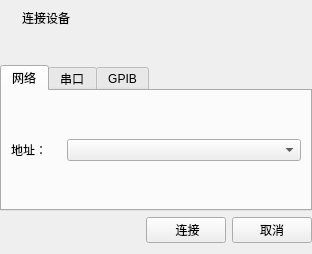
<?xml version="1.0" encoding="UTF-8"?>
<ui version="4.0">
 <class>ConnectDlg</class>
 <widget class="QDialog" name="ConnectDlg">
  <property name="geometry">
   <rect>
    <x>0</x>
    <y>0</y>
    <width>312</width>
    <height>236</height>
   </rect>
  </property>
  <property name="windowTitle">
   <string>Dialog</string>
  </property>
  <layout class="QGridLayout" name="gridLayout">
   <property name="leftMargin">
    <number>0</number>
   </property>
   <property name="topMargin">
    <number>0</number>
   </property>
   <property name="rightMargin">
    <number>0</number>
   </property>
   <item row="0" column="0">
    <widget class="QWidget" name="widget_title" native="true">
     <property name="maximumSize">
      <size>
       <width>16777215</width>
       <height>35</height>
      </size>
     </property>
     <layout class="QHBoxLayout" name="horizontalLayout_6">
      <item>
       <widget class="QLabel" name="lab_Ico">
        <property name="text">
         <string/>
        </property>
       </widget>
      </item>
      <item>
       <widget class="QLabel" name="label_9">
        <property name="text">
         <string>连接设备</string>
        </property>
       </widget>
      </item>
      <item>
       <spacer name="horizontalSpacer_3">
        <property name="orientation">
         <enum>Qt::Horizontal</enum>
        </property>
        <property name="sizeHint" stdset="0">
         <size>
          <width>488</width>
          <height>20</height>
         </size>
        </property>
       </spacer>
      </item>
     </layout>
    </widget>
   </item>
   <item row="1" column="0">
    <widget class="QLabel" name="label_Tip">
     <property name="font">
      <font>
       <family>宋体</family>
       <pointsize>10</pointsize>
       <weight>75</weight>
       <bold>true</bold>
      </font>
     </property>
     <property name="text">
      <string/>
     </property>
    </widget>
   </item>
   <item row="2" column="0">
    <widget class="QTabWidget" name="tabWidget">
     <property name="currentIndex">
      <number>0</number>
     </property>
     <widget class="QWidget" name="tab">
      <attribute name="title">
       <string>网络</string>
      </attribute>
      <layout class="QHBoxLayout" name="horizontalLayout_2">
       <item>
        <widget class="QLabel" name="label_2">
         <property name="maximumSize">
          <size>
           <width>50</width>
           <height>16777215</height>
          </size>
         </property>
         <property name="text">
          <string>地址：</string>
         </property>
        </widget>
       </item>
       <item>
        <widget class="QComboBox" name="comboBox_Net"/>
       </item>
      </layout>
     </widget>
     <widget class="QWidget" name="tab_3">
      <attribute name="title">
       <string>串口</string>
      </attribute>
      <layout class="QGridLayout" name="gridLayout_2">
       <item row="0" column="0">
        <widget class="QLabel" name="label_3">
         <property name="text">
          <string>端口号：</string>
         </property>
        </widget>
       </item>
       <item row="0" column="1">
        <widget class="QComboBox" name="comboBox_Com">
         <property name="enabled">
          <bool>true</bool>
         </property>
        </widget>
       </item>
       <item row="1" column="0">
        <widget class="QLabel" name="label_4">
         <property name="maximumSize">
          <size>
           <width>50</width>
           <height>16777215</height>
          </size>
         </property>
         <property name="text">
          <string>波特率：</string>
         </property>
        </widget>
       </item>
       <item row="1" column="1">
        <widget class="QComboBox" name="comboBox_Baud"/>
       </item>
      </layout>
     </widget>
     <widget class="QWidget" name="tab_2">
      <attribute name="title">
       <string>GPIB</string>
      </attribute>
      <layout class="QGridLayout" name="gridLayout_4">
       <item row="0" column="0">
        <widget class="QRadioButton" name="radioButton_Auto">
         <property name="text">
          <string>自动</string>
         </property>
         <property name="checked">
          <bool>true</bool>
         </property>
        </widget>
       </item>
       <item row="0" column="1">
        <widget class="QComboBox" name="comboBox_Gipb"/>
       </item>
       <item row="1" column="1">
        <widget class="QWidget" name="widget" native="true">
         <layout class="QGridLayout" name="gridLayout_3">
          <item row="0" column="0">
           <widget class="QLabel" name="label_5">
            <property name="text">
             <string>card：</string>
            </property>
           </widget>
          </item>
          <item row="0" column="1">
           <widget class="QLineEdit" name="lineEdit_CardAddr">
            <property name="toolTip">
             <string>0-2</string>
            </property>
           </widget>
          </item>
          <item row="1" column="0">
           <widget class="QLabel" name="label_6">
            <property name="text">
             <string>dev：</string>
            </property>
           </widget>
          </item>
          <item row="1" column="1">
           <widget class="QLineEdit" name="lineEdit_DevAddr">
            <property name="toolTip">
             <string>0-30</string>
            </property>
           </widget>
          </item>
         </layout>
        </widget>
       </item>
       <item row="1" column="0">
        <widget class="QRadioButton" name="radioButton_Man">
         <property name="text">
          <string>手动</string>
         </property>
        </widget>
       </item>
      </layout>
     </widget>
    </widget>
   </item>
   <item row="3" column="0">
    <layout class="QHBoxLayout" name="horizontalLayout">
     <item>
      <widget class="QLabel" name="label_ConnectTip">
       <property name="minimumSize">
        <size>
         <width>100</width>
         <height>0</height>
        </size>
       </property>
       <property name="text">
        <string/>
       </property>
      </widget>
     </item>
     <item>
      <spacer name="horizontalSpacer">
       <property name="orientation">
        <enum>Qt::Horizontal</enum>
       </property>
       <property name="sizeHint" stdset="0">
        <size>
         <width>40</width>
         <height>20</height>
        </size>
       </property>
      </spacer>
     </item>
     <item>
      <widget class="QPushButton" name="pushButton_Connect">
       <property name="focusPolicy">
        <enum>Qt::NoFocus</enum>
       </property>
       <property name="text">
        <string> 连接</string>
       </property>
       <property name="autoDefault">
        <bool>false</bool>
       </property>
      </widget>
     </item>
     <item>
      <widget class="QPushButton" name="pushButton_Cancel">
       <property name="focusPolicy">
        <enum>Qt::NoFocus</enum>
       </property>
       <property name="text">
        <string>取消</string>
       </property>
      </widget>
     </item>
    </layout>
   </item>
  </layout>
 </widget>
 <resources/>
 <connections/>
</ui>
